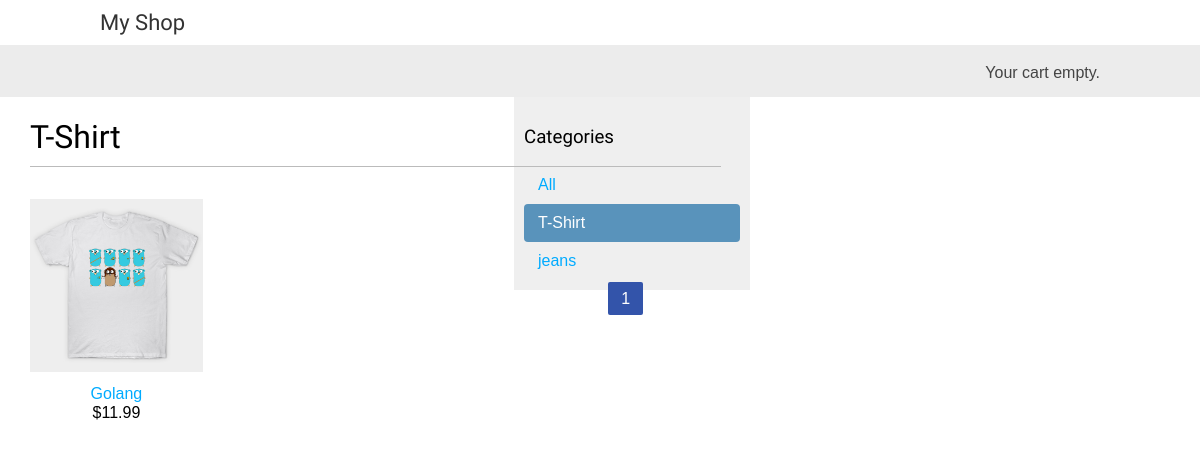
Page /t-shirt/ on the earlier database version.
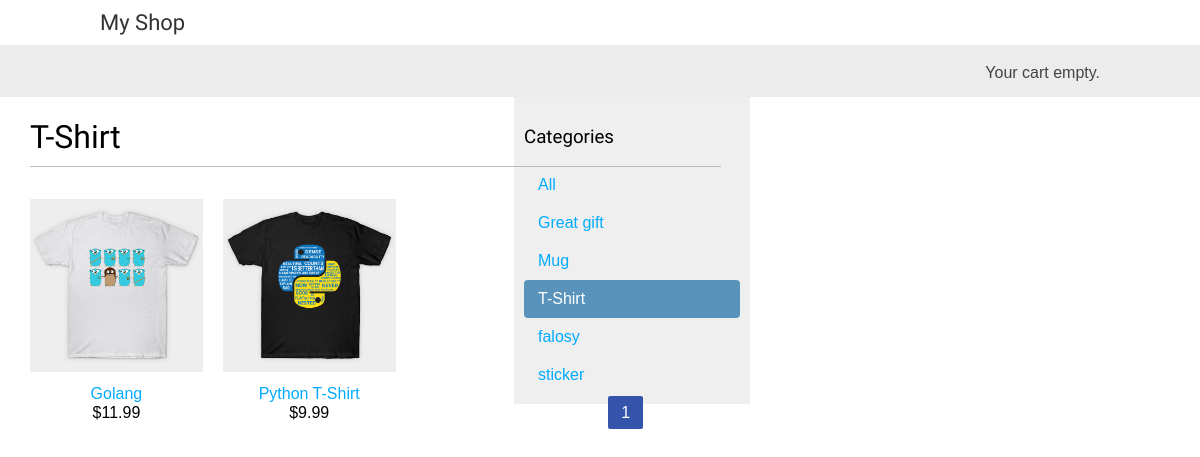
Same page on the later database version.
### shop/models.py (models this page shows, shortened)
class Category(models.Model):
    name = models.CharField(max_length=200, db_index=True)
    slug = models.SlugField(max_length=200, unique=True)
    class Meta:
        ordering = ('name',)
        verbose_name = 'category'
        verbose_name_plural = 'categories'
    def get_absolute_url(self):
        return reverse('shop:product_list_by_category', args=[self.slug])

class Product(models.Model):
    category = models.ForeignKey(Category, related_name='products', on_delete=models.CASCADE)
    name = models.CharField(max_length=200, db_index=True)
    slug = models.SlugField(max_length=200, db_index=True)
    image = models.ImageField(upload_to='products/%Y/%m/%d', blank=True)
    description = models.TextField(blank=True)
    price = models.DecimalField(max_digits=10, decimal_places=2)
    available = models.BooleanField(default=True)
    created = models.DateTimeField(auto_now_add=True)
    updated = models.DateTimeField(auto_now=True)
    class Meta:
        ordering = ('name',)
        index_together = (('id', 'slug'),)
    def get_absolute_url(self):
        return reverse('shop:product_detail', args=[self.id, self.slug])

### shop/views.py (the view)
# urls.py: path('', views.product_list, name='product_list'),
def product_list(request, category_slug=None):
    category = None
    categories = Category.objects.all()
    products = Product.objects.filter(available=True)
    if category_slug:
        category = get_object_or_404(Category, slug=category_slug)
        products = products.filter(category=category)
    paginator = Paginator(products, 3)
    page = request.GET.get('page',1)
    try:
        products = paginator.page(page)
    except PageNotAnInteger:
        products = paginator.page(1)
    except EmptyPage:
        products = paginator.page(paginator.num_pages)
    return render(request, 'shop/product/list.html',
                  {
                      'category': category,
                      'categories': categories,
                      'products': products,
                  })

### cart/cart.py (called while the page is built)
    def __len__(self):
        return sum(item['quantity'] for item in self.cart.values())

### cart/context_processors.py (called while the page is built)
def  cart(request):
    return {'cart': Cart(request)}

### shop/templates/shop/product/list.html (shortened to what this page needs)
{% extends 'shop/base.html' %}
{% load static %}
{% block content %}
    <div id="sidebar">
        <h3>Categories</h3>
        <ul>
        <li {% if not category %}class="selected"{% endif %}>
            <a href="{% url 'shop:product_list' %}">All</a>
        </li>
        {% for c in categories %}
            <li {% if category.slug == c.slug %}class="selected" {% endif %}>
            <a href="{{ c.get_absolute_url }}">{{ c.name }}</a>
        </li>
        {% endfor %}
        </ul>
    </div>
    <div id="main" class="product-list">
        <h1>{% if category %}{{ category.name }}{% else %}Products{% endif %}</h1>
            {% for product in products %}
                <div class="item">
                    <a href="{{ product.get_absolute_url }}">
                        <img src="{% if product.image %}{{ product.image.url }}{% else %}{% static 'img/no_image.png' %}{% endif %}">
                    </a>
                    <a href="{{ product.get_absolute_url }}">{{ product.name }}</a>
                    <br>
                    ${{ product.price }}
                    </div>
            {% endfor %}
    </div>
{% include "../pagination.html" with page=products %}
{% endblock %}

### shop/templates/shop/base.html (shortened to what this page needs)
{% load static %}
<!DOCTYPE html>
<html>
    <head>
        <link href="{% static 'css/base.css' %}" rel="stylesheet">
        <link rel="stylesheet" href="{% static 'css/pagination.css' %}">
    </head>
    <body>
        <div id="header">
            <a href="/" class="logo">My Shop</a>
        </div>
        <div id="subheader">
            <div class="cart">
                {% with  total_items=cart|length  %}
                    {% if cart|length > 0 %}
                    Yor cart:
                    <a href="{% url 'cart:cart_detail' %}">
                        {{ total_items }}item{{total_items|pluralize}},
                        ${{ cart.get_total_price }}
                        </a>
                    {% else %}
                    Your cart empty.
                    {% endif %}
                {% endwith %}
            </div>
        </div>
        <div id="content">
            {% block content %}
            {% endblock %}
        </div>
    </body>
</html>

### shop/templates/shop/pagination.html (shortened to what this page needs)
<div class="pagination">
    {% for num in products.paginator.page_range %}
        {% if products.number == num %}
            <span class="pagination-number pagination-current">{{ num }}</span>
        {% elif num > products.number|add:'-3' and num < products.number|add:'3' %}
            <a class="pagination-number" href="?page={{ num }}">{{ num }}</a>
        {% endif %}
    {% endfor %}
</div>

### shop/static/css/base.css (style rules this page uses)
body { margin:0; padding:0; font-family:helvetica, sans-serif; }
h1, h2, h3, h4, h5 , h6 { font-family: 'Ubuntu', sans-serif; font-weight:normal; }
a { text-decoration:none; color:#5993bb; }
#header { padding:10px 100px; font-size:18px; overflow:auto; }
#subheader { background:#ececec; color:#444; padding:15px 100px; overflow:auto; }
#header .logo { font-family: 'Ubuntu', sans-serif; float:left; color:#333; font-size:22px; margin-right:10%; }
#subheader .cart { float:right; padding-top:4px; }
#content { padding:0 100px; overflow:hidden; }
#sidebar { width:220px; padding:30px 20px 0 0; float:left; }
#sidebar ul { margin:0; padding:0; }
#sidebar ul li { margin:0; list-style:none; padding:10px 14px; }
#sidebar ul li a { display:block; }
#sidebar ul li.selected { background:#5993bb; border-radius:4px; }
#sidebar ul li.selected a { color:#fff; }
#main { float:left; width: 96%; margin-right:-220px; overflow:hidden; }
.product-list .item { width:25%; padding:10px 20px 10px 0; float:left; text-align:center; line-height:1.2; }
.product-list .item img { width:100%; margin-bottom:8px; }
a { color:#00abff; text-decoration:none; }
h1 { font-weight:normal; border-bottom:1px solid #bbb; padding:0 0 10px 0; }
#content { float:left; width:60%; padding:0 0 0 30px; }
#sidebar { float:right; width:30%; padding:10px; background:#efefef; height:100%; }

### shop/static/css/pagination.css (style rules this page uses)
.pagination { text-align: center; margin-top: 1em; }
.pagination-number { padding: 0.5em 0.8em; border-radius: 2px; color: #fff; background-color: #6D85C7; }
.pagination-number:hover, .pagination-current { background-color: #3354AA; }

Differences in the rows shown:
removed Category: name "jeans"
added Category: name "Great gift"
added Category: name "Mug"
added Category: name "falosy"
added Category: name "sticker"
added Product: image (picture), name "Python T-Shirt", price "9.99"
